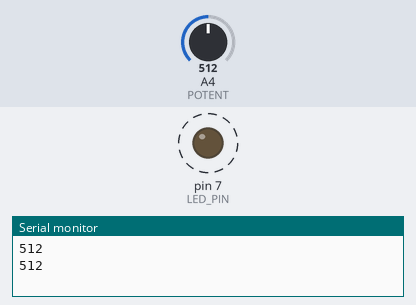
The sketch below on a simulated Arduino Uno, built with avr-gcc and run on an emulated ATmega328P. Parts: output pins drawn as LEDs (lit = HIGH), the last lines printed to the serial monitor. Dashed ring = blinking. The test bench sets the inputs (shaded band); at power-on: A4 (POTENT) = 512.

Above: at 1.8 s.
1.9 s: A4 (POTENT) set to 306
At 2.2 s:
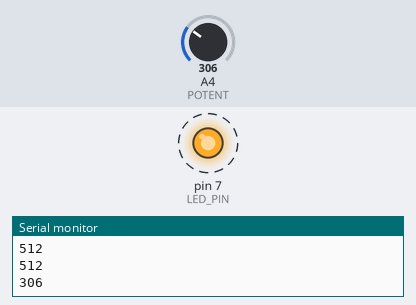
5.4 s: A4 (POTENT) set to 122
At 5.56 s:
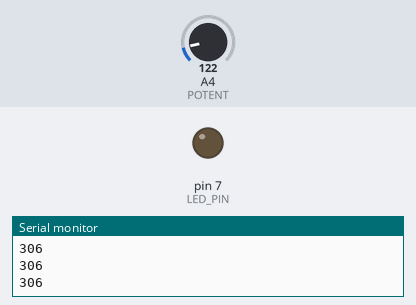
Timing chart, 0 to 14.9 s (numbered marks = the images above; inputs shaded):
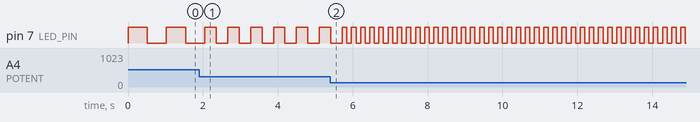

The sketch:

ops_program_week_4.ino
```cpp
#define LED_PIN 7
#define POTENT A4
void setup() {
pinMode(LED_PIN, OUTPUT);
pinMode(POTENT, INPUT);
Serial.begin(9600);
}

void loop() {
  //get value from potent
int voltage = analogRead(POTENT);
//console print
Serial.println(voltage);
////turn led on
digitalWrite(LED_PIN, HIGH);
//amount of time led is turned on
delay(voltage);
//turn off led
digitalWrite(LED_PIN, LOW);
//amount of time led is turned off
delay(voltage);
}
```

Measured:
- after the input at 1.9 s, pin 7 (LED_PIN): alternates HIGH for 0.31 s and LOW for 0.31 s, starting after 0.46 s
- by itself, pin 7 (LED_PIN): alternates HIGH for 0.51 s and LOW for 0.51 s
